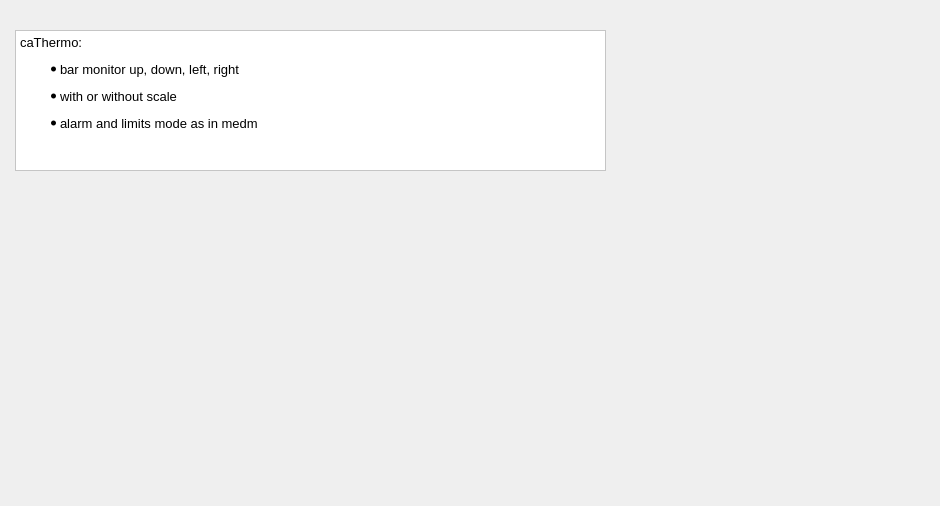
      <widget class="QWidget" name="tab_14">
       <attribute name="title">
        <string>caThermo</string>
       </attribute>
       <widget class="QTextEdit" name="textEdit_11">
        <property name="geometry">
         <rect>
          <x>15</x>
          <y>30</y>
          <width>591</width>
          <height>141</height>
         </rect>
        </property>
        <property name="styleSheet">
         <string notr="true">
QWidget {background: white;} </string>
        </property>
        <property name="html">
         <string>&lt;!DOCTYPE HTML PUBLIC &quot;-//W3C//DTD HTML 4.0//EN&quot; &quot;http://www.w3.org/TR/REC-html40/strict.dtd&quot;&gt;
&lt;html&gt;&lt;head&gt;&lt;meta name=&quot;qrichtext&quot; content=&quot;1&quot; /&gt;&lt;style type=&quot;text/css&quot;&gt;
p, li { white-space: pre-wrap; }
&lt;/style&gt;&lt;/head&gt;&lt;body style=&quot; font-family:'Sans Serif'; font-size:10pt; font-weight:400; font-style:normal;&quot;&gt;
&lt;p style=&quot; margin-top:0px; margin-bottom:0px; margin-left:0px; margin-right:0px; -qt-block-indent:0; text-indent:0px;&quot;&gt;caThermo: &lt;/p&gt;
&lt;ul style=&quot;margin-top: 0px; margin-bottom: 0px; margin-left: 0px; margin-right: 0px; -qt-list-indent: 1;&quot;&gt;&lt;li style=&quot; margin-top:12px; margin-bottom:0px; margin-left:0px; margin-right:0px; -qt-block-indent:0; text-indent:0px;&quot;&gt;bar monitor up, down, left, right&lt;/li&gt;
&lt;li style=&quot; margin-top:12px; margin-bottom:0px; margin-left:0px; margin-right:0px; -qt-block-indent:0; text-indent:0px;&quot;&gt;with or without scale&lt;/li&gt;
&lt;li style=&quot; margin-top:12px; margin-bottom:0px; margin-left:0px; margin-right:0px; -qt-block-indent:0; text-indent:0px;&quot;&gt;alarm and limits mode as in medm&lt;/li&gt;&lt;/ul&gt;&lt;/body&gt;&lt;/html&gt;</string>
        </property>
       </widget>
       <widget class="caThermo" name="caThermo_0">
        <property name="geometry">
         <rect>
          <x>545</x>
          <y>230</y>
          <width>40</width>
          <height>250</height>
         </rect>
        </property>
        <property name="scalePosition">
         <enum>QwtThermoMarker::LeftScale</enum>
        </property>
        <property name="maxValue">
         <double>3.000000000000000</double>
        </property>
        <property name="minValue">
         <double>-2.000000000000000</double>
        </property>
        <property name="channel" stdset="0">
         <string notr="true">QTDM:TEST:AO</string>
        </property>
        <property name="direction">
         <enum>caThermo::Up</enum>
        </property>
        <property name="foreground">
         <color>
          <red>253</red>
          <green>0</green>
          <blue>0</blue>
         </color>
        </property>
        <property name="background">
         <color>
          <red>200</red>
          <green>200</green>
          <blue>200</blue>
         </color>
        </property>
        <property name="colorMode">
         <enum>caThermo::Static</enum>
        </property>
        <property name="limitsMode">
         <enum>caThermo::User</enum>
        </property>
       </widget>
       <widget class="caThermo" name="caThermo_1">
        <property name="geometry">
         <rect>
          <x>715</x>
          <y>80</y>
          <width>216</width>
          <height>36</height>
         </rect>
        </property>
        <property name="scalePosition">
         <enum>QwtThermoMarker::NoScale</enum>
        </property>
        <property name="maxValue">
         <double>3.000000000000000</double>
        </property>
        <property name="minValue">
         <double>-2.000000000000000</double>
        </property>
        <property name="channel" stdset="0">
         <string notr="true">QTDM:TEST:AO</string>
        </property>
        <property name="direction">
         <enum>caThermo::Right</enum>
        </property>
        <property name="look">
         <enum>caThermo::noDeco</enum>
        </property>
        <property name="foreground">
         <color>
          <red>253</red>
          <green>0</green>
          <blue>0</blue>
         </color>
        </property>
        <property name="background">
         <color>
          <red>200</red>
          <green>200</green>
          <blue>200</blue>
         </color>
        </property>
        <property name="colorMode">
         <enum>caThermo::Static</enum>
        </property>
        <property name="limitsMode">
         <enum>caThermo::User</enum>
        </property>
       </widget>
       <widget class="caThermo" name="caThermo_2">
        <property name="geometry">
         <rect>
          <x>724</x>
          <y>195</y>
          <width>56</width>
          <height>250</height>
         </rect>
        </property>
        <property name="scalePosition">
         <enum>QwtThermoMarker::LeftScale</enum>
        </property>
        <property name="maxValue">
         <double>50.000000000000000</double>
        </property>
        <property name="minValue">
         <double>0.000000000000000</double>
        </property>
        <property name="channel" stdset="0">
         <string notr="true">QTDM:TEST:AO</string>
        </property>
        <property name="direction">
         <enum>caThermo::Up</enum>
        </property>
        <property name="foreground">
         <color>
          <red>20</red>
          <green>19</green>
          <blue>18</blue>
         </color>
        </property>
        <property name="background">
         <color>
          <red>224</red>
          <green>223</green>
          <blue>222</blue>
         </color>
        </property>
        <property name="colorMode">
         <enum>caThermo::Alarm</enum>
        </property>
        <property name="limitsMode">
         <enum>caThermo::Channel</enum>
        </property>
       </widget>
       <widget class="caInclude" name="caInclude_5">
        <property name="geometry">
         <rect>
          <x>210</x>
          <y>215</y>
          <width>176</width>
          <height>282</height>
         </rect>
        </property>
        <property name="macro">
         <string notr="true">A=MMAHLO3,SPADEV=MMAV10,SPAVAL=300</string>
        </property>
        <property name="filename" stdset="0">
         <string>object_halo.adl</string>
        </property>
       </widget>
      </widget>
